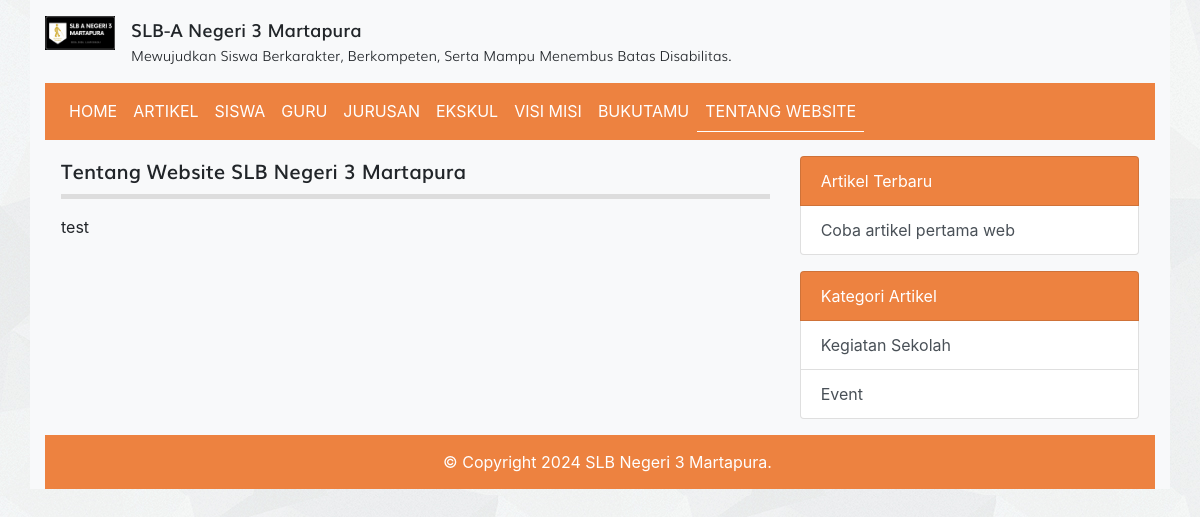
Screenshot of /tentang_website.php with the database file from the repository.
### tables this page shows
CREATE TABLE `tbl_tentang_website` (
  `id` int(11) NOT NULL AUTO_INCREMENT,
  `tentang_website` text DEFAULT NULL,
  PRIMARY KEY (`id`)
);

CREATE TABLE `tbl_artikel` (
  `id` int(11) NOT NULL AUTO_INCREMENT,
  `judul` varchar(255) DEFAULT NULL,
  `isi` text DEFAULT NULL,
  `tanggal` date DEFAULT NULL,
  `foto` varchar(100) DEFAULT NULL,
  `id_kategori` int(11) DEFAULT NULL,
  PRIMARY KEY (`id`),
  KEY `id_kategori` (`id_kategori`),
  CONSTRAINT `tbl_artikel_ibfk_1` FOREIGN KEY (`id_kategori`) REFERENCES `tbl_kategori_artikel` (`id`) ON DELETE SET NULL ON UPDATE CASCADE
);

CREATE TABLE `tbl_kategori_artikel` (
  `id` int(11) NOT NULL AUTO_INCREMENT,
  `nama_kategori` varchar(30) DEFAULT NULL,
  PRIMARY KEY (`id`)
);

### tentang_website.php (the view, shortened to what this page needs)
<?php
require_once 'koneksi.php';
$query = mysqli_query($koneksi, "SELECT * FROM tbl_tentang_website WHERE id = 1");
$tentang_website = mysqli_fetch_assoc($query);
?>
<!DOCTYPE html>
<html>
<head>
	<link rel="stylesheet" href="resources/fonts/stylesheet.css">
	<link rel="stylesheet" href="resources/css/bootstrap.min.css">
	<link rel="stylesheet" href="resources/css/style.css">
</head>
<body>
	<div class="container bg-light">
		<?php require_once 'topbar.php'; ?>
	</div>
	<?php require_once 'navbar.php'; ?>
	<div class="row p-3">
		<div class="col-md-8">
			<div class="title mb-3">
				Tentang Website SLB Negeri 3 Martapura
			</div>
			<div class="artikel">
				<?= $tentang_website['tentang_website'] ?>
			</div>
		</div>
		<?php require_once 'sidebar.php'; ?>
	</div>
	<div class="text-white footer">
		<?php echo "&copy; Copyright " . date("Y") . " SLB Negeri 3 Martapura."; ?>
	</div>
	</div>
</body>
</html>

### sidebar.php
<?php
$query_artikel_terbaru = mysqli_query($koneksi, "SELECT * FROM tbl_artikel ORDER BY tanggal ASC LIMIT 4");
$query_kategori_artikel= mysqli_query($koneksi, "SELECT * FROM tbl_kategori_artikel LIMIT 4");
?>
<div class="col-sm-4">
	<div class="list-group">
		<span class="list-group-item text-white" style="background-color: #ED8240">Artikel Terbaru</span>
		<?php while($artikel_terbaru = mysqli_fetch_assoc($query_artikel_terbaru)) : ?>
			<a href="detail_artikel.php?id=<?= $artikel_terbaru['id'] ?>" class="list-group-item list-group-item-action"><?= $artikel_terbaru['judul'] ?></a>
		<?php endwhile; ?>
	</div>
	<div class="list-group">
		<span class="list-group-item text-white mt-3" style="background-color: #ED8240">Kategori Artikel</span>
		<?php while($kategori_artikel = mysqli_fetch_assoc($query_kategori_artikel)) : ?>
			<a href="kategori.php?id=<?= $kategori_artikel['id'] ?>" class="list-group-item list-group-item-action"><?= $kategori_artikel['nama_kategori'] ?></a>
		<?php endwhile; ?>
	</div>
</div>

### resources/css/style.css (style rules this page uses)
body { background-image: url('../images/bg_all.jpg'); }
.title { font-family: 'mulisemibold'; font-size: 20px; padding-bottom: 7.5px; border-bottom: 5px solid #ddd }
.footer { background-color: #ED8240; padding: 15px 15px 15px 30px; text-align: center; }

### rows the page displays
tbl_tentang_website: tentang_website "test"
tbl_artikel: judul "Coba artikel pertama web"
tbl_kategori_artikel: nama_kategori "Kegiatan Sekolah"
tbl_kategori_artikel: nama_kategori "Event"
